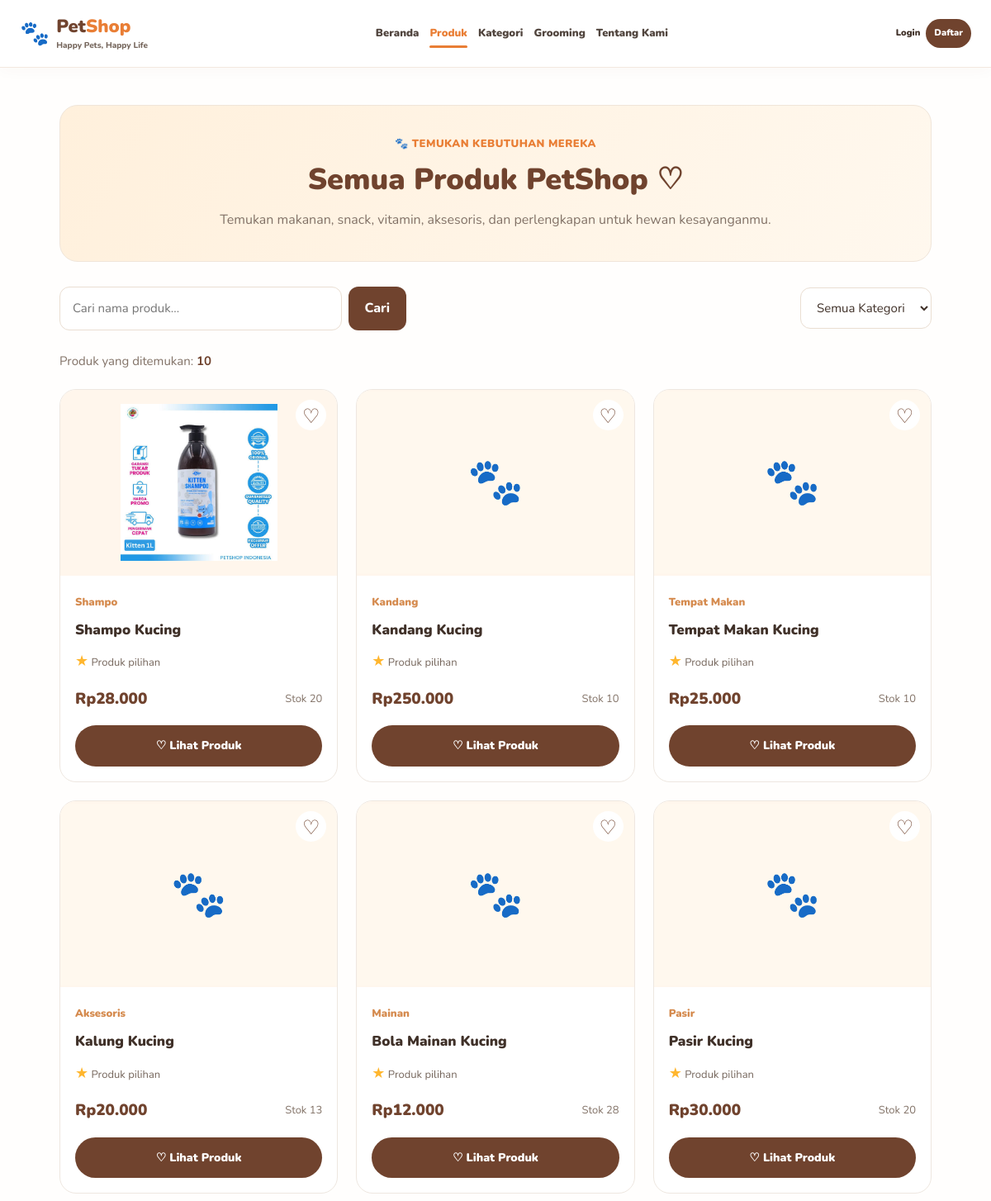
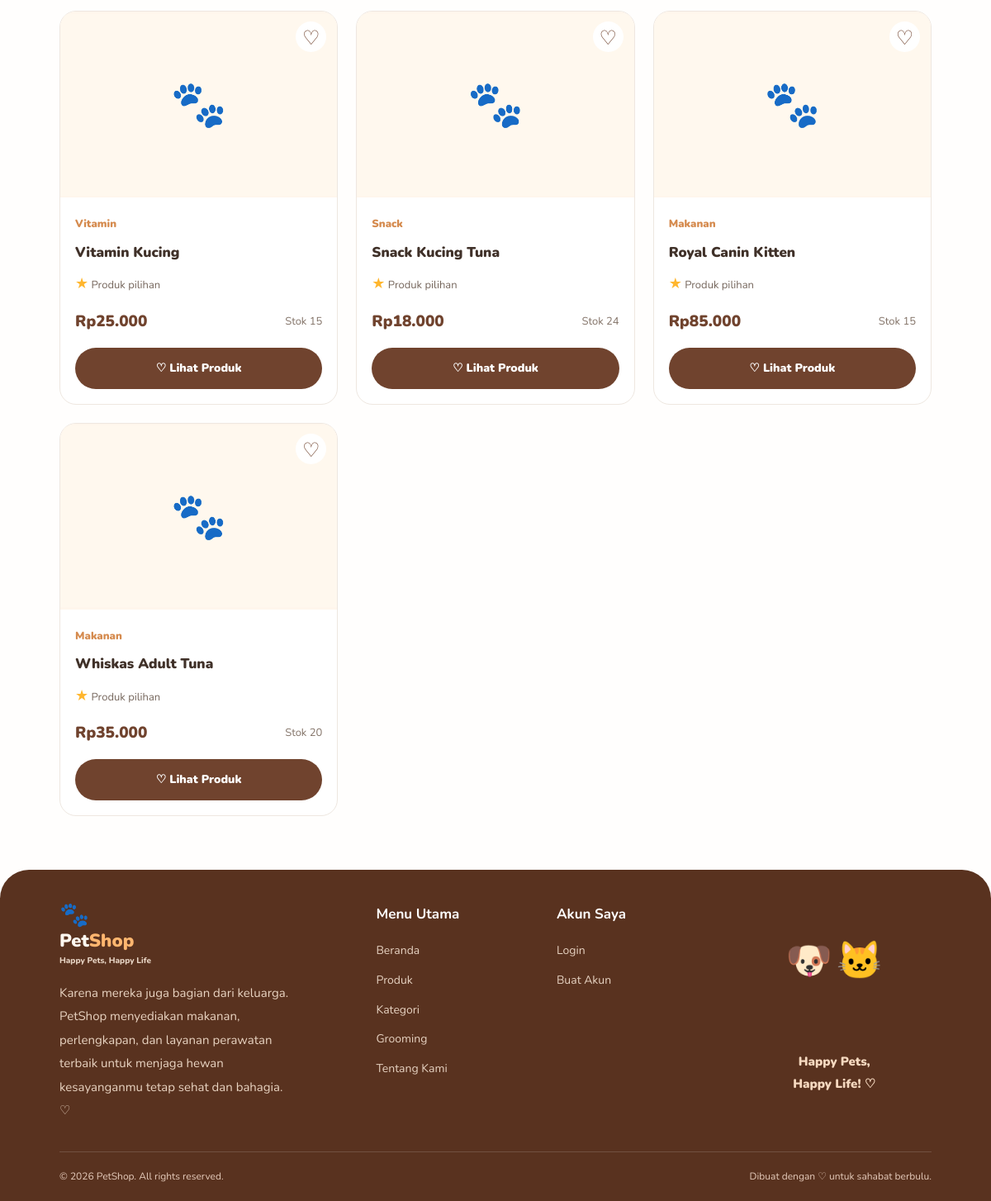
/produk.php, run on the app's committed database (2 pictures, top to bottom).
### tables this page shows
CREATE TABLE `produk` (
  `id` int NOT NULL,
  `kategori_id` int NOT NULL,
  `nama_produk` varchar(150) NOT NULL,
  `deskripsi` text,
  `harga` decimal(12,2) NOT NULL,
  `stok` int NOT NULL DEFAULT '0',
  `gambar` varchar(255) DEFAULT NULL,
  `created_at` timestamp NULL DEFAULT CURRENT_TIMESTAMP
);

CREATE TABLE `kategori` (
  `id` int NOT NULL,
  `nama_kategori` varchar(100) NOT NULL
);

### produk.php (the view, shortened to what this page needs)
<?php
require_once 'config/koneksi.php';
function e($value) {
    return htmlspecialchars((string)($value ?? ''), ENT_QUOTES, 'UTF-8');
}
function gambarProduk($gambar) {
    $gambar = trim(str_replace('\\', '/', (string)($gambar ?? '')));
    return 'assets/img/produk/' . basename($gambar);
}
$cari = trim($_GET['cari'] ?? '');
$sql = "
    SELECT p.*, k.nama_kategori
    FROM produk p
    LEFT JOIN kategori k ON p.kategori_id = k.id
";
$sql .= " ORDER BY p.id DESC";
$queryProduk = mysqli_query($koneksi, $sql);
$namaPengguna = $_SESSION['nama'] ?? '';
$userId = (int)($_SESSION['user_id'] ?? 0);
$role = $_SESSION['role'] ?? '';
$isLogin = $userId > 0;
$isAdmin = $isLogin && $role === 'admin';
?>
<!DOCTYPE html>
<html lang="id">
<head>
    <link rel="stylesheet" href="assets/css/style.css">
</head>
<body>
<header class="navbar">
    <a href="index.php" class="brand">
        <span class="brand-paw">🐾</span>
        <span>
            <strong>Pet<span class="brand-orange">Shop</span></strong>
            <small>Happy Pets, Happy Life</small>
        </span>
    </a>
    <nav class="nav-menu" id="navMenu">
        <a href="index.php" class="nav-link">Beranda</a>
        <a href="produk.php" class="nav-link active">Produk</a>
        <a href="index.php#kategori" class="nav-link">Kategori</a>
        <a href="grooming.php" class="nav-link">Grooming</a>
        <a href="index.php#tentang" class="nav-link">Tentang Kami</a>
    </nav>
    <div class="nav-actions">
        <?php if ($isLogin): ?>
            <span class="welcome-user">
                Hai, <?= e($namaPengguna) ?>!
            </span>
            <?php if ($isAdmin): ?>
                <a href="admin/dashboard.php" class="btn-small">
                    Dashboard
                </a>
            <?php endif; ?>
            <a href="logout.php" class="btn-small">Logout</a>
        <?php else: ?>
            <a href="login.php" class="login-link">Login</a>
            <a href="register.php" class="btn-small">Daftar</a>
        <?php endif; ?>
    </div>
</header>
<main class="catalog">
    <section class="catalog-banner">
        <div class="eyebrow">🐾 TEMUKAN KEBUTUHAN MEREKA</div>
        <h1>Semua Produk PetShop ♡</h1>
        <p>
            Temukan makanan, snack, vitamin, aksesoris, dan perlengkapan
            untuk hewan kesayanganmu.
        </p>
    </section>
    <form class="catalog-tools" action="produk.php" method="GET">
        <div class="catalog-search">
            <input
                type="search"
                name="cari"
                placeholder="Cari nama produk..."
                value="<?= e($cari) ?>"
            >
            <button type="submit">Cari</button>
        </div>
        <select
            name="kategori"
            aria-label="Pilih kategori"
            onchange="this.form.submit()"
        >
            <option value="0">Semua Kategori</option>
        </select>
    </form>
    <p class="catalog-count">
        Produk yang ditemukan:
        <strong>
            <?= $queryProduk ? mysqli_num_rows($queryProduk) : 0 ?>
        </strong>
    </p>
    <div class="product-grid">
        <?php if ($queryProduk && mysqli_num_rows($queryProduk) > 0): ?>
            <?php while ($p = mysqli_fetch_assoc($queryProduk)): ?>
                <?php
                $pathGambar = gambarProduk($p['gambar'] ?? '');
                ?>
                <article class="product-card">
                    <a
                        class="product-picture"
                        href="detail.php?id=<?= (int)$p['id'] ?>"
                    >
                        <?php if ($pathGambar !== ''): ?>
                            <img
                                src="<?= e($pathGambar) ?>"
                                alt="<?= e($p['nama_produk']) ?>"
                                loading="lazy"
                                onerror="this.style.display='none';this.nextElementSibling.style.display='flex';"
                            >
                        <?php endif; ?>
                        <div
                            class="product-fallback"
                            style="<?= $pathGambar !== '' ? 'display:none' : 'display:flex' ?>"
                        >🐾</div>
                        <span class="picture-heart">♡</span>
                    </a>
                    <div class="product-details">
                        <span class="product-category">
                            <?= e($p['nama_kategori'] ?? 'Produk') ?>
                        </span>
                        <h3>
                            <a href="detail.php?id=<?= (int)$p['id'] ?>">
                                <?= e($p['nama_produk']) ?>
                            </a>
                        </h3>
                        <div class="product-rating">
                            <span>★</span> Produk pilihan
                        </div>
                        <div class="product-bottom">
                            <strong class="product-price">
                                Rp<?= number_format(
                                    (float)$p['harga'],
                                    0,
                                    ',',
                                    '.'
                                ) ?>
                            </strong>
                            <span class="product-stock">
                                Stok <?= (int)$p['stok'] ?>
                            </span>
                        </div>
                        <a
                            href="detail.php?id=<?= (int)$p['id'] ?>"
                            class="btn-add-cart"
                        >
                            ♡ Lihat Produk
                        </a>
                    </div>
                </article>
            <?php endwhile; ?>
        <?php endif; ?>
    </div>
</main>
<footer class="footer">
    <div class="footer-main">
        <div class="footer-brand">
            <a href="index.php" class="brand footer-logo">
                <span class="brand-paw">🐾</span>
                <span>
                    <strong>Pet<span class="brand-orange">Shop</span></strong>
                    <small>Happy Pets, Happy Life</small>
                </span>
            </a>
            <p>Karena mereka juga bagian dari keluarga.
                PetShop menyediakan makanan, perlengkapan, dan layanan perawatan terbaik untuk menjaga hewan kesayanganmu tetap sehat dan bahagia. ♡
            </p>
        </div>
        <div class="footer-column">
            <h3>Menu Utama</h3>
            <a href="index.php">Beranda</a>
            <a href="produk.php">Produk</a>
            <a href="index.php#kategori">Kategori</a>
            <a href="grooming.php">Grooming</a>
            <a href="index.php#tentang">Tentang Kami</a>
        </div>
        <div class="footer-column">
            <h3>Akun Saya</h3>
            <?php if ($isLogin): ?>
                <a href="logout.php">Logout</a>
            <?php else: ?>
                <a href="login.php">Login</a>
                <a href="register.php">Buat Akun</a>
            <?php endif; ?>
        </div>
        <div class="footer-illustration">
            <span>🐶</span>
            <span>🐱</span>
            <p>
                Happy Pets,<br>
                Happy Life! ♡
            </p>
        </div>
    </div>
    <div class="footer-bottom">
        <span>
            © <?= date('Y') ?> PetShop. All rights reserved.
        </span>
        <span>
            Dibuat dengan ♡ untuk sahabat berbulu.
        </span>
    </div>
</footer>
</body>
</html>

### data on the page
produk: gambar (picture), kategori.nama_kategori "Shampo", nama_produk "Shampo Kucing", harga "28.000", stok "20"
produk: kategori.nama_kategori "Kandang", nama_produk "Kandang Kucing", harga "250.000", stok "10"
produk: kategori.nama_kategori "Tempat Makan", nama_produk "Tempat Makan Kucing", harga "25.000", stok "10"
produk: kategori.nama_kategori "Aksesoris", nama_produk "Kalung Kucing", harga "20.000", stok "13"
produk: kategori.nama_kategori "Mainan", nama_produk "Bola Mainan Kucing", harga "12.000", stok "28"
produk: kategori.nama_kategori "Pasir", nama_produk "Pasir Kucing", harga "30.000", stok "20"
produk: kategori.nama_kategori "Vitamin", nama_produk "Vitamin Kucing", harga "25.000", stok "15"
produk: kategori.nama_kategori "Snack", nama_produk "Snack Kucing Tuna", harga "18.000", stok "24"
produk: kategori.nama_kategori "Makanan", nama_produk "Royal Canin Kitten", harga "85.000", stok "15"
produk: kategori.nama_kategori "Makanan", nama_produk "Whiskas Adult Tuna", harga "35.000", stok "20"

### other printed values
mysqli_num_rows($queryProduk) "10"
